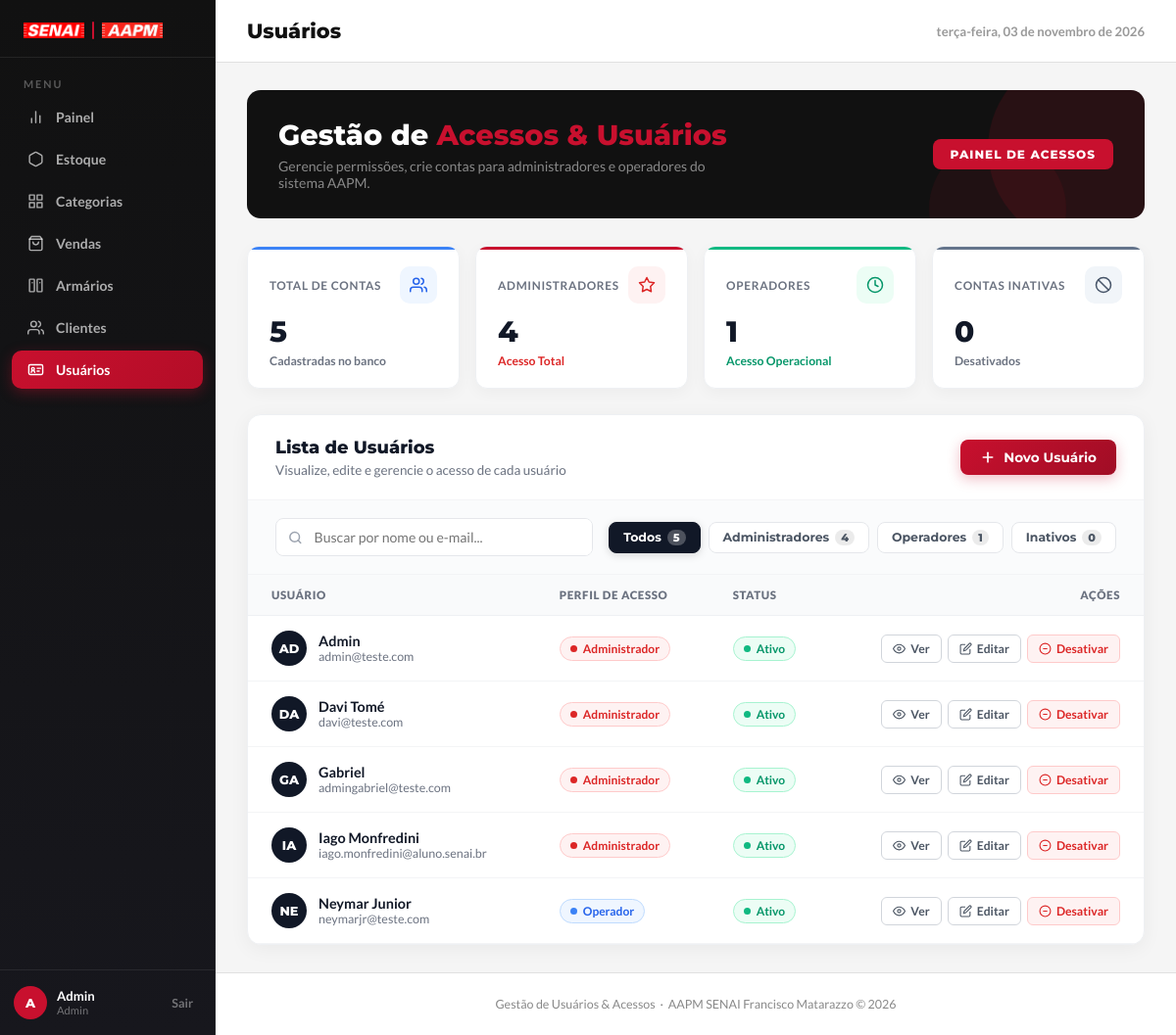
The app's page /usuarios/ (signed in), older data.
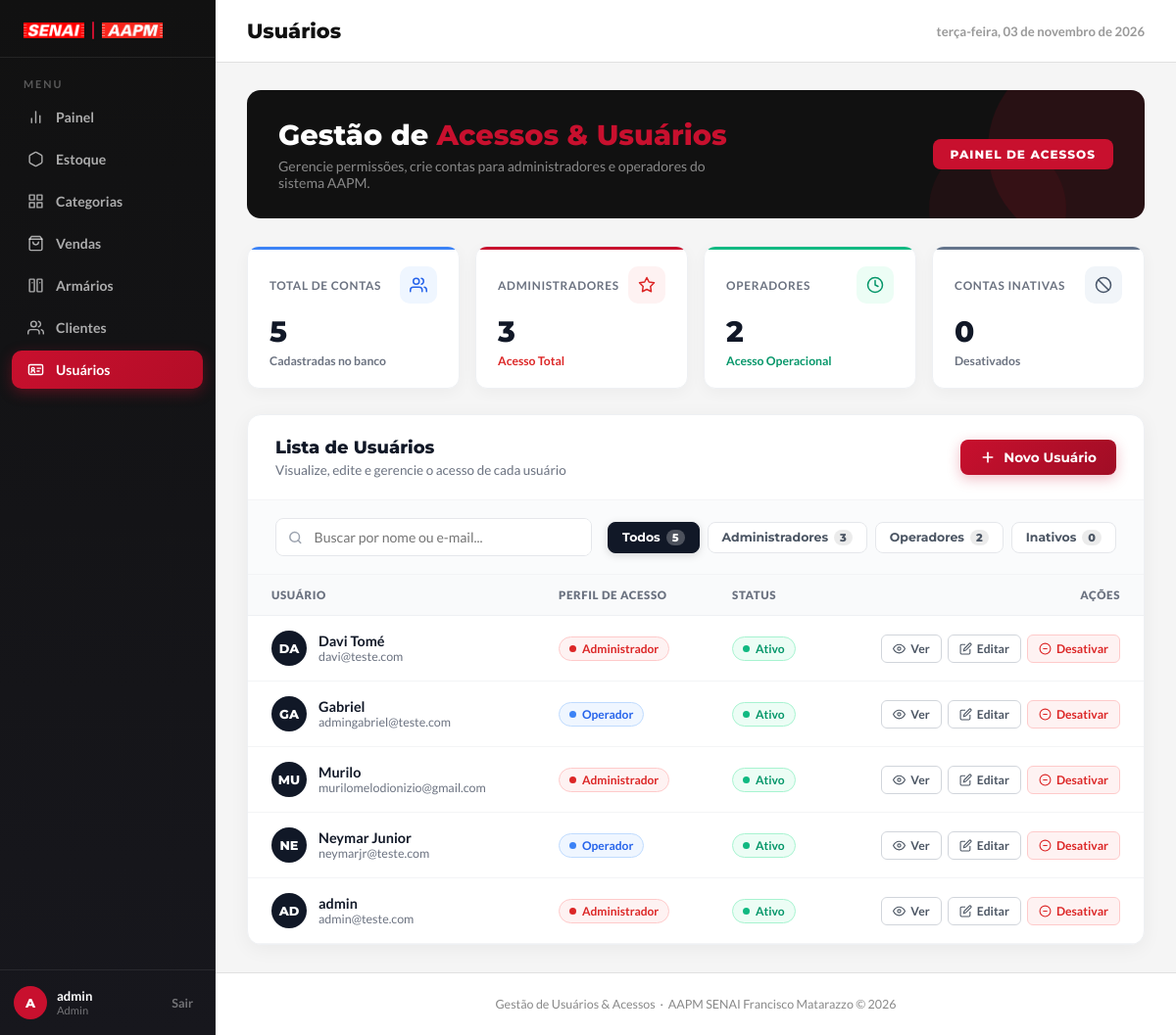
The same page, newer data.
### app/models/usuario.py (models this page shows)
class Usuario(Base):
    __tablename__ = "usuarios"
    id = Column(Integer, primary_key=True, autoincrement=True)
    nome = Column(String(100), nullable=False)
    email = Column(String(150), unique=True, nullable=False)
    senha_hash = Column(String(255), nullable=False)
    role = Column(String(20), default="operador")
    ativo = Column(Boolean, default=True)
    criado_em = Column(DateTime, server_default=func.now())

### app/controllers/admin_controller.py (the view)
@router.get("/")
def listar_usuarios(
    request: Request,
    db: Session = Depends(get_db),
    admin = Depends(get_admin) # Bloqueia quem não é admin
):
    usuarios = db.query(Usuario).order_by(Usuario.nome).all()
    return templates.TemplateResponse(
        request,
        "usuarios/index.html",
        {
            "request": request,
            "admin": admin,
            "usuarios": usuarios
        }
    )

### app/templates/usuarios/index.html (shortened to what this page needs)
<!DOCTYPE html>
<html lang="pt-BR">
<head>
  <link rel="stylesheet" href="/static/css/usuarios.css?v=7" />
  <link rel="stylesheet" href="/static/css/transicoes.css?v=1" />
</head>
<body>
  <aside class="barra-lateral" id="barraLateral">
    <div class="barra-logo">
      <img class="barra-logo-senai" src="/static/uploads/foto-senai.png" alt="SENAI" />
      <div class="barra-logo-separador"></div>
      <img class="barra-logo-aapm" src="/static/uploads/logo-aapm.png" alt="AAPM" />
    </div>
    <span class="barra-menu-titulo">Menu</span>
    <ul class="barra-nav">
      <li>
        <a href="/painel">
          <svg viewBox="0 0 24 24">
            <line x1="18" y1="20" x2="18" y2="10" />
            <line x1="12" y1="20" x2="12" y2="4" />
            <line x1="6" y1="20" x2="6" y2="14" />
          </svg>
          Painel
        </a>
      </li>
      <li>
        <a href="/produtos/">
          <svg viewBox="0 0 24 24">
            <path d="M21 16V8a2 2 0 0 0-1-1.73l-7-4a2 2 0 0 0-2 0l-7 4A2 2 0 0 0 3 8v8a2 2 0 0 0 1 1.73l7 4a2 2 0 0 0 2 0l7-4A2 2 0 0 0 21 16z" />
          </svg>
          Estoque
        </a>
      </li>
      <li>
        <a href="/categorias/">
          <svg viewBox="0 0 24 24" fill="currentColor">
            <path d="M3 3h7v7H3V3zm11 0h7v7h-7V3zM3 14h7v7H3v-7zm11 0h7v7h-7v-7z" />
          </svg>
          Categorias
        </a>
      </li>
      <li>
        <a href="/pdv/">
          <svg viewBox="0 0 24 24">
            <path d="M6 2L3 6v14a2 2 0 0 0 2 2h14a2 2 0 0 0 2-2V6l-3-4z" />
            <line x1="3" y1="6" x2="21" y2="6" />
            <path d="M16 10a4 4 0 0 1-8 0" />
          </svg>
          Vendas
        </a>
      </li>
      <li>
        <a href="/armarios/">
          <svg viewBox="0 0 24 24">
            <rect x="3" y="3" width="7" height="18" rx="1" />
            <rect x="14" y="3" width="7" height="18" rx="1" />
            <line x1="7" y1="8" x2="7" y2="8.01" />
            <line x1="18" y1="8" x2="18" y2="8.01" />
          </svg>
          Armários
        </a>
      </li>
      <li>
        <a href="/clientes/">
          <svg viewBox="0 0 24 24">
            <path d="M17 21v-2a4 4 0 0 0-4-4H5a4 4 0 0 0-4 4v2" />
            <circle cx="9" cy="7" r="4" />
            <path d="M23 21v-2a4 4 0 0 0-3-3.87" />
            <path d="M16 3.13a4 4 0 0 1 0 7.75" />
          </svg>
          Clientes
        </a>
      </li>
      <li>
        <a href="/usuarios/" class="ativo" aria-current="page">
          <svg viewBox="0 0 24 24">
            <rect x="2" y="5" width="20" height="14" rx="2"></rect>
            <circle cx="8" cy="11" r="2"></circle>
            <path d="M5.5 16c0-1.4 1.1-2.5 2.5-2.5s2.5 1.1 2.5 2.5"></path>
            <line x1="14" y1="10" x2="19" y2="10"></line>
            <line x1="14" y1="14" x2="17" y2="14"></line>
          </svg>
          Usuários
        </a>
      </li>
    </ul>
    <div class="barra-rodape">
      <div class="barra-usuario">
        <div class="avatar-usuario">
          {{ (admin.nome[0] if admin and admin.nome else (usuario.nome[0] if usuario and usuario.nome else 'A')) | upper }}
        </div>
        <div class="info-usuario">
          <strong>{{ admin.nome if admin and admin.nome else (usuario.nome if usuario and usuario.nome else 'Administrador') }}</strong>
          <small>{{ (admin.role if admin and admin.role else (usuario.role if usuario and usuario.role else 'Admin')) | capitalize }}</small>
        </div>
      </div>
      <button class="btn-sair" type="button" onclick="window.location.href='/auth/logout'">
        Sair
      </button>
    </div>
  </aside>
  <div class="conteudo-principal">
    <header class="cabecalho-pagina">
      <div class="cabecalho-titulo">
        <h1>Usuários</h1>
      </div>
      <span class="cabecalho-data" id="dataAtual"></span>
    </header>
    <main class="area-conteudo">
      <section class="bloco-boas-vindas">
        <div class="bv-texto">
          <h2>Gestão de <span>Acessos & Usuários</span></h2>
          <p>Gerencie permissões, crie contas para administradores e operadores do sistema AAPM.</p>
        </div>
        <div class="bv-badge">Painel de Acessos</div>
      </section>
      {% set total_usuarios = usuarios | length %}
      {% set total_admins = usuarios | selectattr('role', 'equalto', 'admin') | list | length %}
      {% set total_operadores = usuarios | selectattr('role', 'equalto', 'operador') | list | length %}
      {% set total_inativos = usuarios | selectattr('ativo', 'equalto', false) | list | length %}
      <section class="grade-metricas">
        <div class="card-metrica card-total">
          <div class="cm-topo">
            <span class="cm-label">Total de Contas</span>
            <div class="cm-icone azul">
              <svg viewBox="0 0 24 24">
                <path d="M17 21v-2a4 4 0 0 0-4-4H5a4 4 0 0 0-4 4v2" />
                <circle cx="9" cy="7" r="4" />
                <path d="M23 21v-2a4 4 0 0 0-3-3.87" />
                <path d="M16 3.13a4 4 0 0 1 0 7.75" />
              </svg>
            </div>
          </div>
          <div class="cm-valor">{{ total_usuarios }}</div>
          <div class="cm-variacao"><span>Cadastradas no banco</span></div>
        </div>
        <div class="card-metrica card-alugado">
          <div class="cm-topo">
            <span class="cm-label">Administradores</span>
            <div class="cm-icone vermelho">
              <svg viewBox="0 0 24 24">
                <path d="M12 2l3 6 7 1-5 5 1 7-6-3-6 3 1-7-5-5 7-1z" />
              </svg>
            </div>
          </div>
          <div class="cm-valor">{{ total_admins }}</div>
          <div class="cm-variacao positivo">
            <span>Acesso Total</span>
          </div>
        </div>
        <div class="card-metrica card-disponivel">
          <div class="cm-topo">
            <span class="cm-label">Operadores</span>
            <div class="cm-icone verde">
              <svg viewBox="0 0 24 24">
                <circle cx="12" cy="12" r="10" />
                <polyline points="12 6 12 12 16 14" />
              </svg>
            </div>
          </div>
          <div class="cm-valor">{{ total_operadores }}</div>
          <div class="cm-variacao disponivel"><span>Acesso Operacional</span></div>
        </div>
        <div class="card-metrica card-inativo">
          <div class="cm-topo">
            <span class="cm-label">Contas Inativas</span>
            <div class="cm-icone cinza">
              <svg viewBox="0 0 24 24">
                <circle cx="12" cy="12" r="10" />
                <line x1="4.93" y1="4.93" x2="19.07" y2="19.07" />
              </svg>
            </div>
          </div>
          <div class="cm-valor">{{ total_inativos }}</div>
          <div class="cm-variacao"><span>Desativados</span></div>
        </div>
      </section>
      <section class="armarios-card">
        <div class="card-cabecalho">
          <div>
            <h3>Lista de Usuários</h3>
            <span>Visualize, edite e gerencie o acesso de cada usuário</span>
          </div>
          <button class="btn-principal" type="button" onclick="abrirModalNovo()">
            <svg viewBox="0 0 24 24" width="16" height="16" fill="none" stroke="currentColor" stroke-width="2.5" stroke-linecap="round" stroke-linejoin="round">
              <line x1="12" y1="5" x2="12" y2="19" />
              <line x1="5" y1="12" x2="19" y2="12" />
            </svg>
            Novo Usuário
          </button>
        </div>
        <div class="filtros-clientes">
          <div class="barra-busca-cliente">
            <svg viewBox="0 0 24 24" fill="none" stroke-width="2.5" stroke-linecap="round" stroke-linejoin="round">
              <circle cx="11" cy="11" r="8" />
              <line x1="21" y1="21" x2="16.65" y2="16.65" />
            </svg>
            <input type="text" id="buscaUsuario" placeholder="Buscar por nome ou e-mail..." autocomplete="off" />
          </div>
          <div class="grupo-chips" id="grupoFiltroTipo">
            <button class="btn-filtro ativo" type="button" data-tipo="">
              Todos <span class="chip-contador">{{ total_usuarios }}</span>
            </button>
            <button class="btn-filtro" type="button" data-tipo="admin">
              Administradores <span class="chip-contador">{{ total_admins }}</span>
            </button>
            <button class="btn-filtro" type="button" data-tipo="operador">
              Operadores <span class="chip-contador">{{ total_operadores }}</span>
            </button>
            <button class="btn-filtro" type="button" data-tipo="inativo">
              Inativos <span class="chip-contador">{{ total_inativos }}</span>
            </button>
          </div>
        </div>
        <div class="tabela-container">
          <table class="tabela-armarios">
            <thead>
              <tr>
                <th>Usuário</th>
                <th>Perfil de Acesso</th>
                <th>Status</th>
                <th style="text-align:right">Ações</th>
              </tr>
            </thead>
            <tbody id="tabelaUsuarios">
              {% set email_logado = (admin.email if admin and admin.email else (usuario.email if usuario and usuario.email else '')) %}
              {% for u in usuarios %}
              <tr data-tipo="{{ 'inativo' if not u.ativo else u.role }}">
                <td>
                  <div class="usuario-cell">
                    <div class="usuario-avatar {{ 'ativo-av' if u.ativo else '' }}">
                      {{ u.nome[:2] | upper }}
                    </div>
                    <div>
                      <div class="usuario-info-nome">{{ u.nome }}</div>
                      <div class="usuario-info-email">{{ u.email }}</div>
                    </div>
                  </div>
                </td>
                <td>
                  <span class="tag-tipo {{ 'vermelho' if u.role == 'admin' else 'azul' }}">
                    <span class="ponto-status"></span>
                    {{ "Administrador" if u.role == 'admin' else "Operador" }}
                  </span>
                </td>
                <td>
                  <span class="tag-tipo {{ 'verde' if u.ativo else 'cinza' }}">
                    <span class="ponto-status"></span>
                    {{ "Ativo" if u.ativo else "Inativo" }}
                  </span>
                </td>
                <td>
                  <div class="acoes-armario" style="justify-content: flex-end;">
                    <button
                      class="btn-acao btn-abrir-ver"
                      type="button"
                      title="Ver detalhes do usuário"
                      data-id="{{ u.id }}"
                      data-nome="{{ u.nome }}"
                      data-email="{{ u.email }}"
                      data-role="{{ u.role }}"
                      data-ativo="{{ 'true' if u.ativo else 'false' }}"
                      onclick="abrirModalVerBtn(this)">
                      <svg viewBox="0 0 24 24">
                        <path d="M1 12s4-8 11-8 11 8 11 8-4 8-11 8-11-8-11-8z" />
                        <circle cx="12" cy="12" r="3" />
                      </svg>
                      Ver
                    </button>
                    <button
                      class="btn-acao btn-editar"
                      type="button"
                      title="Editar usuário"
                      data-id="{{ u.id }}"
                      data-nome="{{ u.nome }}"
                      data-email="{{ u.email }}"
                      data-role="{{ u.role }}"
                      onclick="abrirModalEditarBtn(this)">
                      <svg viewBox="0 0 24 24">
                        <path d="M11 4H4a2 2 0 0 0-2 2v14a2 2 0 0 0 2 2h14a2 2 0 0 0 2-2v-7" />
                        <path d="M18.5 2.5a2.121 2.121 0 0 1 3 3L12 15l-4 1 1-4 9.5-9.5z" />
                      </svg>
                      Editar
                    </button>
                    {% set is_proprio = (u.email == email_logado) %}
                    {% if u.ativo %}
                    <button
                      class="btn-acao btn-excluir"
                      type="button"
                      title="{{ 'Você não pode desativar seu próprio acesso' if is_proprio else 'Desativar acesso' }}"
                      data-id="{{ u.id }}"
                      data-nome="{{ u.nome }}"
                      data-acao="desativar"
                      data-proprio="{{ 'true' if is_proprio else 'false' }}"
                      onclick="abrirModalToggleBtn(this)">
                      <svg viewBox="0 0 24 24">
                        <circle cx="12" cy="12" r="10" />
                        <line x1="8" y1="12" x2="16" y2="12" />
                      </svg>
                      Desativar
                    </button>
                    {% endif %}
                  </div>
                </td>
              </tr>
              {% endfor %}
            </tbody>
          </table>
        </div>
      </section>
    </main>
    <footer class="rodape-admin">
      Gestão de Usuários & Acessos &nbsp;·&nbsp; AAPM SENAI Francisco Matarazzo &copy; 2026
    </footer>
  </div>
</body>
</html>

### app/static/css/transicoes.css (style rules this page uses)
html { scroll-behavior: smooth !important; }
body { transition: opacity 0.18s cubic-bezier(0.4, 0, 0.2, 1), transform 0.18s cubic-bezier(0.4, 0, 0.2, 1); }
.scroll-revelar { opacity: 0; transform: translateY(18px); transition: opacity 0.45s cubic-bezier(0.16, 1, 0.3, 1), transform 0.45s cubic-bezier(0.16, 1, 0.3, 1); will-change: opacity, transform; }
.scroll-revelar.scroll-revelado { opacity: 1; transform: translateY(0); }

Row changes from the older to the newer data that the page shows:
changed Usuario "Gabriel": role "Administrador" → "Operador"
changed Usuario: nome "IA" → "MU"; nome "Iago Monfredini" → "Murilo"; email "iago.monfredini@aluno.senai.br" → "murilomelodionizio@gmail.com"
changed Usuario "AD": nome "Admin" → "admin"; moves down the list
Text that changed along with them:
{{ total_admins }}: "4" → "3"
{{ total_operadores }}: "1" → "2"
text no longer shown: "Admin"
text now shown: "admin"
